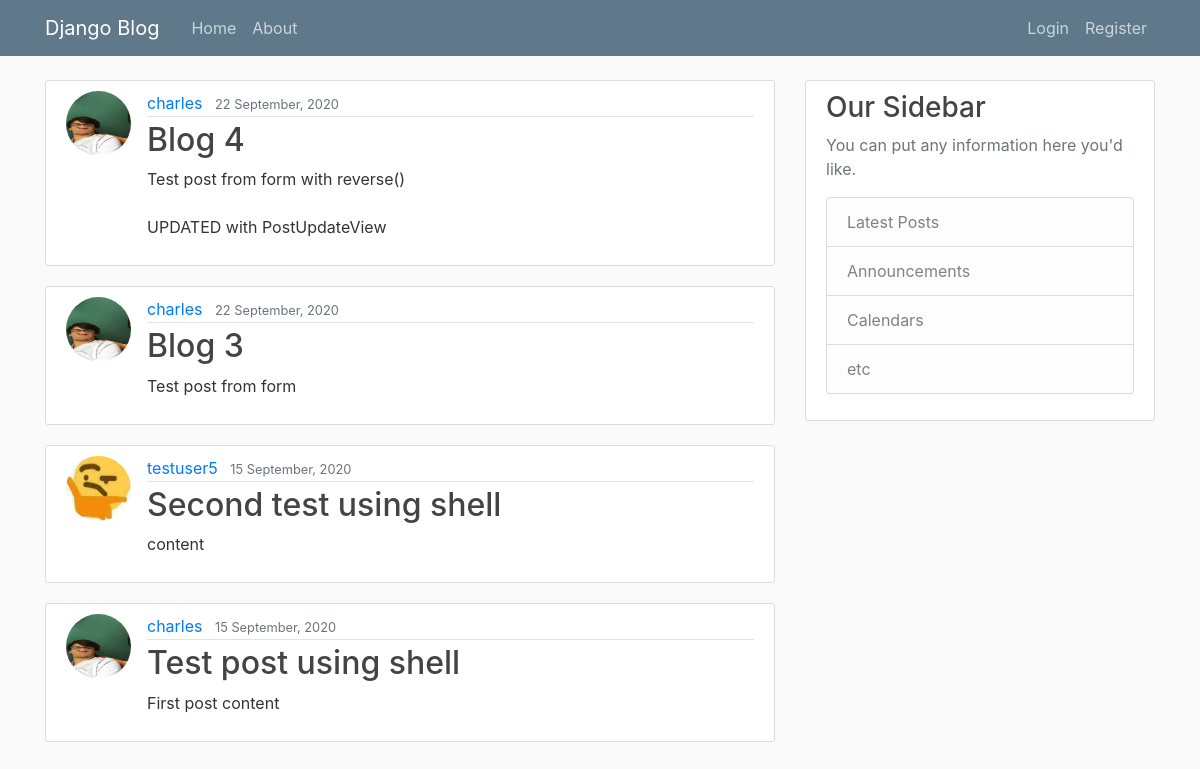
The page / on the database its author committed.
### blog/models.py (models this page shows, shortened)
class Post(models.Model):
	title = models.CharField(max_length=100)
	content = models.TextField()
	date_posted = models.DateTimeField(default=timezone.now)
	author = models.ForeignKey(User, on_delete=models.CASCADE)

### users/models.py (models this page shows, shortened)
class Profile(models.Model):
	user = models.OneToOneField(User, on_delete = models.CASCADE)
	image = models.ImageField(default = 'default.jpg', upload_to = 'profile_pics')

### blog/views.py (the view)
# urls.py: path('', PostListView.as_view(), name='blog-home'),
class PostListView(ListView):
	model = Post
	template_name = 'blog/home.html' # <app>/<model>_<viewtype>.html
	context_object_name = 'posts'
	ordering = ['-date_posted']
	paginate_by = 5

### blog/templates/blog/home.html
{% extends "blog/base.html" %}
{% block content %}
	{% for post in posts %}
		<article class="media content-section">
		  <img class = "rounded-circle article-img " src = "{{ post.author.profile.image.url }}">
		  <div class="media-body">
		    <div class="article-metadata">
		      <a class="mr-2" href="#">{{ post.author }}</a>
		      <small class="text-muted">{{ post.date_posted|date:'d F, Y' }}</small>
		    </div>
		    <h2><a class="article-title" href="{% url 'post-detail' post.id %}">{{ post.title }}</a></h2>
		    <p class="article-content">{{ post.content }}</p>
		  </div>
		</article>
	{% endfor %}
{% endblock content %}

### blog/static/blog/main.css (style rules this page uses)
body { background: #fafafa; color: #333333; margin-top: 5rem; }
h1, h2, h3, h4, h5, h6 { color: #444444; }
.content-section { background: #ffffff; padding: 10px 20px; border: 1px solid #dddddd; border-radius: 3px; margin-bottom: 20px; }
.article-title { color: #444444; }
.article-content { white-space: pre-line; }
.article-img { height: 65px; width: 65px; margin-right: 16px; }
.article-metadata { padding-bottom: 1px; margin-bottom: 4px; border-bottom: 1px solid #e3e3e3 }

### rows shown on the page
Post: author.profile.image (picture), author "charles", date_posted "22 September, 2020", title "Blog 4", content "Test post from form with reverse() UPDATED with PostUpdateView"
Post: author.profile.image (picture), author "charles", date_posted "22 September, 2020", title "Blog 3", content "Test post from form"
Post: author.profile.image (picture), author "testuser5", date_posted "15 September, 2020", title "Second test using shell", content "content"
Post: author.profile.image (picture), author "charles", date_posted "15 September, 2020", title "Test post using shell", content "First post content"
